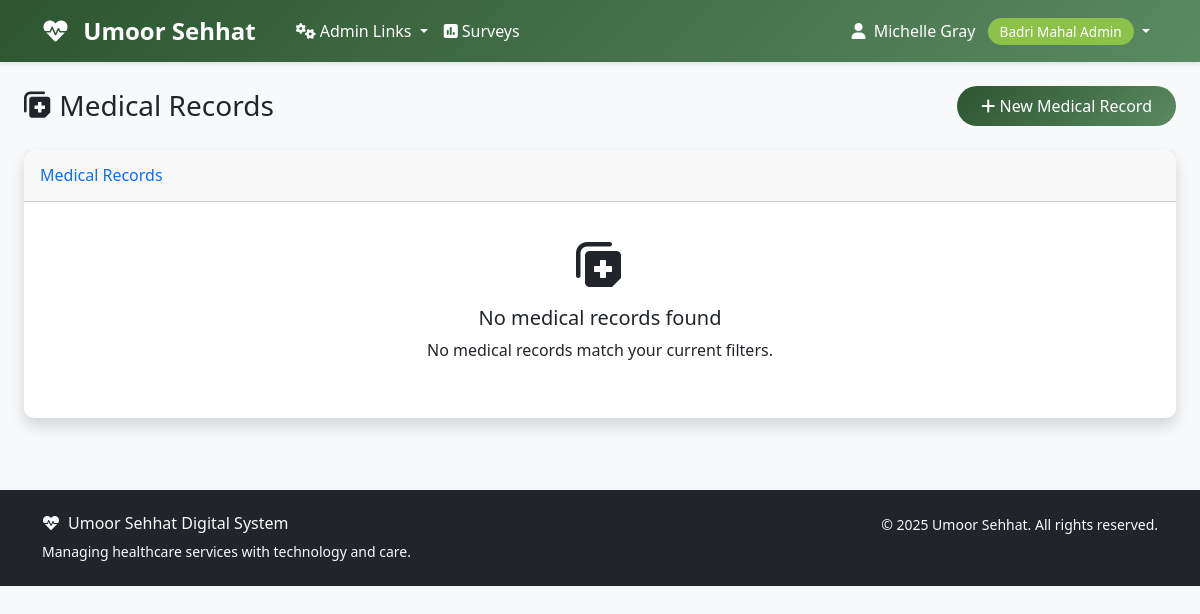
/mahalshifa/medical-records/ (signed in), run on an earlier commit of the app's database.
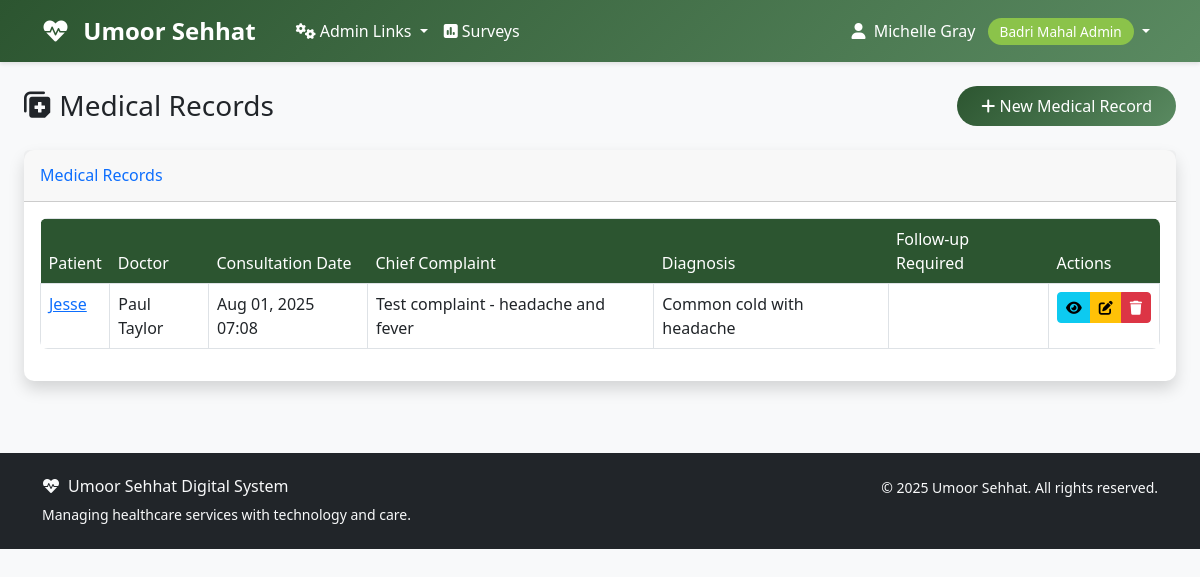
And on a later commit of the database.
### accounts/models.py (models this page shows, shortened)
class User(AbstractUser):
    ROLE_CHOICES = [
        ('aamil', 'Aamil'),
        ('moze_coordinator', 'Moze Coordinator'),
        ('doctor', 'Doctor'),
        ('student', 'Student'),
        ('badri_mahal_admin', 'Badri Mahal Admin'),
    ]
    role = models.CharField(max_length=20, choices=ROLE_CHOICES, default='student')
    its_id = models.CharField(
        max_length=8,
        unique=True,
        null=True,
        blank=True,
        validators=[RegexValidator(
            regex=r'^\d{8}$',
            message='ITS ID must be exactly 8 digits',
            code='invalid_its_id'
        )],
        help_text='8-digit ITS ID'
    )
    phone_number = models.CharField(max_length=15, blank=True, null=True)
    profile_photo = models.URLField(blank=True, null=True)
    arabic_name = models.CharField(max_length=100, blank=True, null=True)
    age = models.PositiveIntegerField(blank=True, null=True)
    verified_certificate = models.FileField(upload_to='certificates/', blank=True, null=True)
    specialty = models.CharField(max_length=100, blank=True, null=True)
    college = models.CharField(max_length=100, blank=True, null=True)  # For students
    specialization = models.CharField(max_length=100, blank=True, null=True)  # For students
    created_at = models.DateTimeField(auto_now_add=True)
    updated_at = models.DateTimeField(auto_now=True)
    def get_full_name(self):
        if self.arabic_name:
            return self.arabic_name
        return super().get_full_name() or self.username
    @property
    def is_aamil(self):
        return self.role == 'aamil'
    @property
    def is_moze_coordinator(self):
        return self.role == 'moze_coordinator'
    @property
    def is_doctor(self):
        return self.role == 'doctor'
    @property
    def is_student(self):
        return self.role == 'student'
    @property
    def is_admin(self):
        return self.role == 'badri_mahal_admin' or self.is_superuser
    class Meta:
        verbose_name = 'User'
        verbose_name_plural = 'Users'
        ordering = ['first_name', 'last_name']

### mahalshifa/models.py (models this page shows, shortened)
class MedicalRecord(models.Model):
    patient = models.ForeignKey(Patient, on_delete=models.CASCADE, related_name='medical_records')
    doctor = models.ForeignKey('Doctor', on_delete=models.CASCADE, related_name='medical_records')
    appointment = models.OneToOneField(
        Appointment,
        on_delete=models.SET_NULL,
        null=True,
        blank=True,
        related_name='medical_record'
    )
    moze = models.ForeignKey(Moze, on_delete=models.CASCADE, related_name='medical_records')
    consultation_date = models.DateTimeField(auto_now_add=True)
    chief_complaint = models.TextField(help_text='Main complaint or reason for visit')
    history_of_present_illness = models.TextField(blank=True, null=True)
    past_medical_history = models.TextField(blank=True, null=True)
    family_history = models.TextField(blank=True, null=True)
    social_history = models.TextField(blank=True, null=True)
    vital_signs = models.JSONField(default=dict, help_text='Blood pressure, temperature, pulse, etc.')
    physical_examination = models.TextField(blank=True, null=True)
    diagnosis = models.TextField()
    differential_diagnosis = models.TextField(blank=True, null=True)
    treatment_plan = models.TextField()
    medications_prescribed = models.TextField(blank=True, null=True)
    lab_tests_ordered = models.TextField(blank=True, null=True)
    imaging_ordered = models.TextField(blank=True, null=True)
    referrals = models.TextField(blank=True, null=True)
    follow_up_required = models.BooleanField(default=False)
    follow_up_date = models.DateField(blank=True, null=True)
    follow_up_instructions = models.TextField(blank=True, null=True)
    patient_education = models.TextField(blank=True, null=True, help_text='Patient education provided')
    doctor_notes = models.TextField(blank=True, null=True, help_text='Private doctor notes')
    created_at = models.DateTimeField(auto_now_add=True)
    updated_at = models.DateTimeField(auto_now=True)
    class Meta:
        ordering = ['-consultation_date']
        verbose_name = 'Medical Record'
        verbose_name_plural = 'Medical Records'

class Patient(models.Model):
    its_id = models.CharField(
        max_length=8,
        unique=True,
        validators=[RegexValidator(
            regex=r'^\d{8}$',
            message='ITS ID must be exactly 8 digits'
        )]
    )
    first_name = models.CharField(max_length=50)
    last_name = models.CharField(max_length=50)
    arabic_name = models.CharField(max_length=100, blank=True, null=True)
    date_of_birth = models.DateField()
    gender = models.CharField(
        max_length=10,
        choices=[
            ('male', 'Male'),
            ('female', 'Female'),
            ('other', 'Other')
        ]
    )
    phone_number = models.CharField(max_length=15)
    email = models.EmailField(blank=True, null=True)
    address = models.TextField()
    emergency_contact_name = models.CharField(max_length=100)
    emergency_contact_phone = models.CharField(max_length=15)
    emergency_contact_relationship = models.CharField(max_length=50)
    blood_group = models.CharField(
        max_length=5,
        choices=[
            ('A+', 'A+'), ('A-', 'A-'),
            ('B+', 'B+'), ('B-', 'B-'),
            ('AB+', 'AB+'), ('AB-', 'AB-'),
            ('O+', 'O+'), ('O-', 'O-'),
        ],
        blank=True,
        null=True
    )
    allergies = models.TextField(blank=True, null=True, help_text='Known allergies')
    chronic_conditions = models.TextField(blank=True, null=True, help_text='Chronic medical conditions')
    current_medications = models.TextField(blank=True, null=True, help_text='Current medications')
    registered_moze = models.ForeignKey(
        Moze,
        on_delete=models.SET_NULL,
        null=True,
        blank=True,
        related_name='registered_patients'
    )
    registration_date = models.DateField(auto_now_add=True)
    is_active = models.BooleanField(default=True)
    user_account = models.OneToOneField(
        settings.AUTH_USER_MODEL,
        on_delete=models.SET_NULL,
        null=True,
        blank=True,
        related_name='patient_record'
    )
    created_at = models.DateTimeField(auto_now_add=True)
    updated_at = models.DateTimeField(auto_now=True)
    class Meta:
        ordering = ['last_name', 'first_name']
        verbose_name = 'Patient'
        verbose_name_plural = 'Patients'
    def get_full_name(self):
        if self.arabic_name:
            return self.arabic_name
        return f"{self.first_name} {self.last_name}"

class Doctor(models.Model):
    user = models.OneToOneField(
        settings.AUTH_USER_MODEL,
        on_delete=models.CASCADE,
        related_name='mahalshifa_doctor_profile'
    )
    license_number = models.CharField(max_length=50, unique=True)
    specialization = models.CharField(max_length=100)
    qualification = models.CharField(max_length=200)
    experience_years = models.PositiveIntegerField(default=0)
    hospital = models.ForeignKey(Hospital, on_delete=models.CASCADE, related_name='doctors')
    department = models.ForeignKey(Department, on_delete=models.CASCADE, related_name='doctors')
    is_available = models.BooleanField(default=True)
    is_emergency_doctor = models.BooleanField(default=False)
    consultation_fee = models.DecimalField(max_digits=10, decimal_places=2, default=0)
    created_at = models.DateTimeField(auto_now_add=True)

### mahalshifa/views.py (the view)
# urls.py: path('medical-records/', views.MedicalRecordListView.as_view(), name='medical_record_list'),
class MedicalRecordListView(LoginRequiredMixin, ListView):
    model = MedicalRecord
    template_name = 'mahalshifa/medical_record_list.html'
    context_object_name = 'medical_records'
    paginate_by = 20
    def get_queryset(self):
        user = self.request.user
        if user.is_admin:
            return MedicalRecord.objects.all()
        elif user.is_aamil or user.is_moze_coordinator:
            return MedicalRecord.objects.filter(moze__aamil=user)
        elif user.is_doctor:
            return MedicalRecord.objects.filter(doctor__user=user)
        else:
            return MedicalRecord.objects.filter(patient__user_account=user)

### templates/mahalshifa/medical_record_list.html (shortened to what this page needs)
{% extends 'base.html' %}
{% block content %}
<div class="container-fluid">
    <div class="row mb-4">
        <div class="col-12">
            <div class="d-flex justify-content-between align-items-center">
                <h1 class="h3 mb-0 text-gray-800">
                    <i class="fas fa-notes-medical"></i> Medical Records
                </h1>
                {% if user.is_admin or user.is_doctor %}
                    <a href="{% url 'mahalshifa:medical_record_create' %}" class="btn btn-primary">
                        <i class="fas fa-plus"></i> New Medical Record
                    </a>
                {% endif %}
            </div>
        </div>
    </div>
    <div class="row">
        <div class="col-12">
            <div class="card shadow">
                <div class="card-header py-3">
                    <h6 class="m-0 font-weight-bold text-primary">Medical Records</h6>
                </div>
                <div class="card-body">
                    {% if medical_records %}
                        <div class="table-responsive">
                            <table class="table table-bordered" id="dataTable" width="100%" cellspacing="0">
                                <thead>
                                    <tr>
                                        <th>Patient</th>
                                        <th>Doctor</th>
                                        <th>Consultation Date</th>
                                        <th>Chief Complaint</th>
                                        <th>Diagnosis</th>
                                        <th>Follow-up Required</th>
                                        <th>Actions</th>
                                    </tr>
                                </thead>
                                <tbody>
                                    {% for record in medical_records %}
                                    <tr>
                                        <td>
                                            <a href="{% url 'mahalshifa:patient_detail' record.patient.pk %}">
                                                {{ record.patient.get_full_name }}
                                            </a>
                                        </td>
                                        <td>{{ record.doctor.user.get_full_name }}</td>
                                        <td>{{ record.consultation_date|date:"M d, Y H:i" }}</td>
                                        <td>{{ record.chief_complaint|truncatewords:10 }}</td>
                                        <td>{{ record.diagnosis|truncatewords:10 }}</td>
                                        <td>
                                            {% if record.follow_up_required %}
                                                <span class="badge badge-warning">Yes</span>
                                                {% if record.follow_up_date %}
                                                    <br><small>{{ record.follow_up_date|date:"M d, Y" }}</small>
                                                {% endif %}
                                            {% else %}
                                                <span class="badge badge-success">No</span>
                                            {% endif %}
                                        </td>
                                        <td>
                                            <div class="btn-group" role="group">
                                                <a href="{% url 'mahalshifa:medical_record_detail' record.pk %}"
                                                   class="btn btn-sm btn-info">
                                                    <i class="fas fa-eye"></i>
                                                </a>
                                                {% if user.is_admin or record.doctor.user == user %}
                                                    <a href="{% url 'mahalshifa:medical_record_update' record.pk %}"
                                                       class="btn btn-sm btn-warning">
                                                        <i class="fas fa-edit"></i>
                                                    </a>
                                                    <a href="{% url 'mahalshifa:medical_record_delete' record.pk %}"
                                                       class="btn btn-sm btn-danger">
                                                        <i class="fas fa-trash"></i>
                                                    </a>
                                                {% endif %}
                                            </div>
                                        </td>
                                    </tr>
                                    {% endfor %}
                                </tbody>
                            </table>
                        </div>
                    {% else %}
                        <div class="text-center py-4">
                            <i class="fas fa-notes-medical fa-3x text-gray-300 mb-3"></i>
                            <h5 class="text-gray-500">No medical records found</h5>
                            <p class="text-gray-400">No medical records match your current filters.</p>
                        </div>
                    {% endif %}
                </div>
            </div>
        </div>
    </div>
</div>
{% endblock %}

### templates/base.html (shortened to what this page needs)
<!DOCTYPE html>
<html lang="en">
<head>
    <link href="https://cdn.jsdelivr.net/npm/bootstrap@5.3.0/dist/css/bootstrap.min.css" rel="stylesheet">
    <link href="https://cdnjs.cloudflare.com/ajax/libs/font-awesome/6.0.0/css/all.min.css" rel="stylesheet">
</head>
<body>
    <nav class="navbar navbar-expand-lg navbar-custom">
        <div class="container">
            <a class="navbar-brand text-white" href="{% url 'dashboard' %}">
                <i class="fas fa-heartbeat me-2"></i>
                Umoor Sehhat
            </a>
            <div class="collapse navbar-collapse" id="navbarNav">
                {% if user.is_authenticated %}
                    <ul class="navbar-nav me-auto">
                        {% if user.is_admin %}
                            <li class="nav-item dropdown">
                                <a class="nav-link dropdown-toggle" href="#" id="adminDropdown" role="button" data-bs-toggle="dropdown" aria-expanded="false">
                                    <i class="fas fa-cogs me-1"></i>Admin Links
                                </a>
                            </li>
                        {% endif %}
                        <li class="nav-item">
                            <a class="nav-link" href="{% url 'surveys:list' %}" class="text-decoration-none">
                                <i class="fas fa-poll me-1"></i>Surveys
                            </a>
                        </li>
                    </ul>
                    <ul class="navbar-nav">
                        <li class="nav-item dropdown">
                            <a class="nav-link dropdown-toggle" href="#" id="navbarDropdown" role="button" data-bs-toggle="dropdown">
                                <i class="fas fa-user me-1"></i>
                                {{ user.get_full_name|default:user.username }}
                                <span class="role-badge ms-2">{{ user.get_role_display }}</span>
                            </a>
                        </li>
                    </ul>
                {% endif %}
            </div>
        </div>
    </nav>
    <main class="container-fluid py-4">
        {% block content %}{% endblock %}
    </main>
    <footer class="bg-dark text-light py-4 mt-5">
        <div class="container">
            <div class="row">
                <div class="col-md-6">
                    <h6><i class="fas fa-heartbeat me-2"></i>Umoor Sehhat Digital System</h6>
                    <p class="small mb-0">Managing healthcare services with technology and care.</p>
                </div>
                <div class="col-md-6 text-md-end">
                    <p class="small mb-0">
                        &copy; {% now "Y" %} Umoor Sehhat. All rights reserved.
                    </p>
                </div>
            </div>
        </div>
    </footer>
</body>
</html>

What changed in the data, as far as the page shows it:
added MedicalRecord: patient.get_full_name "Jesse", doctor.user.get_full_name "Paul Taylor", consultation_date "Aug 01, 2025 07:08", chief_complaint "Test complaint - headache and fever", diagnosis "Common cold with headache"
Also different on the page:
text no longer shown: "No medical records found No medical records match your current filters."
text now shown: "Patient Doctor Consultation Date Chief Complaint Diagnosis Follow-up Required Actions"
